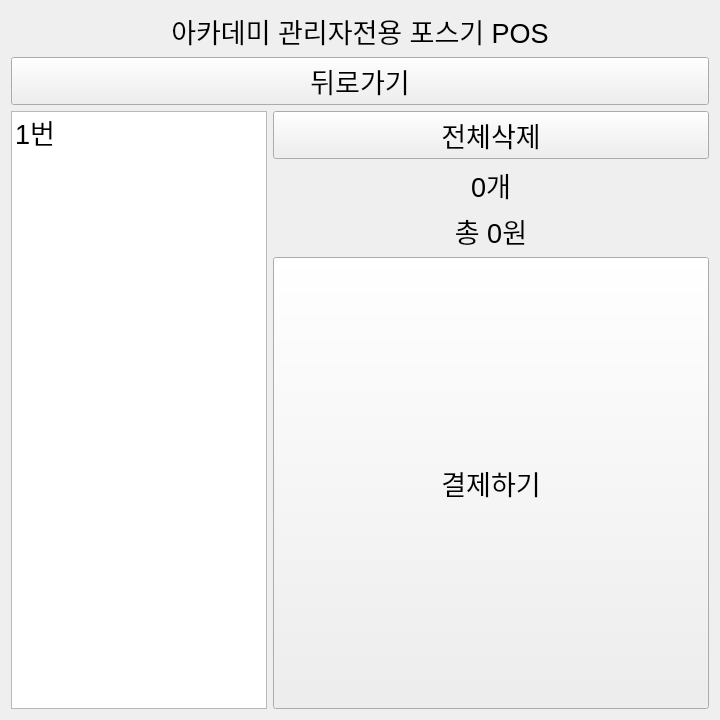
<?xml version="1.0" encoding="UTF-8"?>
<ui version="4.0">
 <class>Form</class>
 <widget class="QWidget" name="Form">
  <property name="geometry">
   <rect>
    <x>0</x>
    <y>0</y>
    <width>720</width>
    <height>720</height>
   </rect>
  </property>
  <property name="sizePolicy">
   <sizepolicy hsizetype="Expanding" vsizetype="Fixed">
    <horstretch>0</horstretch>
    <verstretch>0</verstretch>
   </sizepolicy>
  </property>
  <property name="minimumSize">
   <size>
    <width>720</width>
    <height>720</height>
   </size>
  </property>
  <property name="font">
   <font>
    <pointsize>20</pointsize>
    <bold>false</bold>
   </font>
  </property>
  <property name="cursor">
   <cursorShape>ArrowCursor</cursorShape>
  </property>
  <property name="windowTitle">
   <string>Form</string>
  </property>
  <property name="autoFillBackground">
   <bool>false</bool>
  </property>
  <layout class="QVBoxLayout" name="verticalLayout">
   <item>
    <widget class="QPushButton" name="btn_title">
     <property name="sizePolicy">
      <sizepolicy hsizetype="Expanding" vsizetype="Fixed">
       <horstretch>0</horstretch>
       <verstretch>0</verstretch>
      </sizepolicy>
     </property>
     <property name="focusPolicy">
      <enum>Qt::FocusPolicy::NoFocus</enum>
     </property>
     <property name="styleSheet">
      <string notr="true">background-color: transparent; border: none;</string>
     </property>
     <property name="text">
      <string>아카데미 관리자전용 포스기 POS</string>
     </property>
    </widget>
   </item>
   <item>
    <layout class="QHBoxLayout" name="horizontalLayout">
     <property name="sizeConstraint">
      <enum>QLayout::SizeConstraint::SetMinimumSize</enum>
     </property>
     <property name="leftMargin">
      <number>0</number>
     </property>
     <property name="topMargin">
      <number>0</number>
     </property>
     <property name="rightMargin">
      <number>0</number>
     </property>
     <property name="bottomMargin">
      <number>0</number>
     </property>
    </layout>
   </item>
   <item>
    <layout class="QGridLayout" name="gridLayout">
     <property name="leftMargin">
      <number>0</number>
     </property>
     <property name="topMargin">
      <number>0</number>
     </property>
     <property name="rightMargin">
      <number>0</number>
     </property>
     <property name="bottomMargin">
      <number>0</number>
     </property>
    </layout>
   </item>
   <item>
    <widget class="QPushButton" name="btn_back">
     <property name="sizePolicy">
      <sizepolicy hsizetype="Expanding" vsizetype="Fixed">
       <horstretch>0</horstretch>
       <verstretch>0</verstretch>
      </sizepolicy>
     </property>
     <property name="text">
      <string>뒤로가기</string>
     </property>
    </widget>
   </item>
   <item>
    <layout class="QHBoxLayout" name="horizontalLayout_3" stretch="0,1">
     <property name="leftMargin">
      <number>0</number>
     </property>
     <item>
      <widget class="QListWidget" name="lst_my_order_details">
       <property name="sizePolicy">
        <sizepolicy hsizetype="Expanding" vsizetype="Minimum">
         <horstretch>0</horstretch>
         <verstretch>0</verstretch>
        </sizepolicy>
       </property>
       <item>
        <property name="text">
         <string>1번</string>
        </property>
       </item>
      </widget>
     </item>
     <item>
      <layout class="QGridLayout" name="gridLayout_2" rowstretch="0,0,0,0,0" columnstretch="0,0,0">
       <property name="sizeConstraint">
        <enum>QLayout::SizeConstraint::SetDefaultConstraint</enum>
       </property>
       <item row="2" column="1" colspan="2">
        <widget class="QLabel" name="lb_select_products">
         <property name="text">
          <string>0개</string>
         </property>
         <property name="alignment">
          <set>Qt::AlignmentFlag::AlignCenter</set>
         </property>
        </widget>
       </item>
       <item row="3" column="1" colspan="2">
        <widget class="QLabel" name="lb_total_price">
         <property name="sizePolicy">
          <sizepolicy hsizetype="Expanding" vsizetype="Preferred">
           <horstretch>0</horstretch>
           <verstretch>0</verstretch>
          </sizepolicy>
         </property>
         <property name="text">
          <string>총 0원</string>
         </property>
         <property name="alignment">
          <set>Qt::AlignmentFlag::AlignCenter</set>
         </property>
        </widget>
       </item>
       <item row="4" column="1" colspan="2">
        <widget class="QPushButton" name="btn_payment">
         <property name="sizePolicy">
          <sizepolicy hsizetype="Expanding" vsizetype="Expanding">
           <horstretch>0</horstretch>
           <verstretch>0</verstretch>
          </sizepolicy>
         </property>
         <property name="minimumSize">
          <size>
           <width>0</width>
           <height>0</height>
          </size>
         </property>
         <property name="cursor">
          <cursorShape>ArrowCursor</cursorShape>
         </property>
         <property name="focusPolicy">
          <enum>Qt::FocusPolicy::NoFocus</enum>
         </property>
         <property name="contextMenuPolicy">
          <enum>Qt::ContextMenuPolicy::NoContextMenu</enum>
         </property>
         <property name="text">
          <string>결제하기</string>
         </property>
        </widget>
       </item>
       <item row="0" column="1" rowspan="2" colspan="2">
        <widget class="QPushButton" name="btn_all_delete">
         <property name="sizePolicy">
          <sizepolicy hsizetype="Expanding" vsizetype="Expanding">
           <horstretch>0</horstretch>
           <verstretch>0</verstretch>
          </sizepolicy>
         </property>
         <property name="text">
          <string>전체삭제</string>
         </property>
        </widget>
       </item>
      </layout>
     </item>
    </layout>
   </item>
  </layout>
 </widget>
 <resources/>
 <connections/>
</ui>
